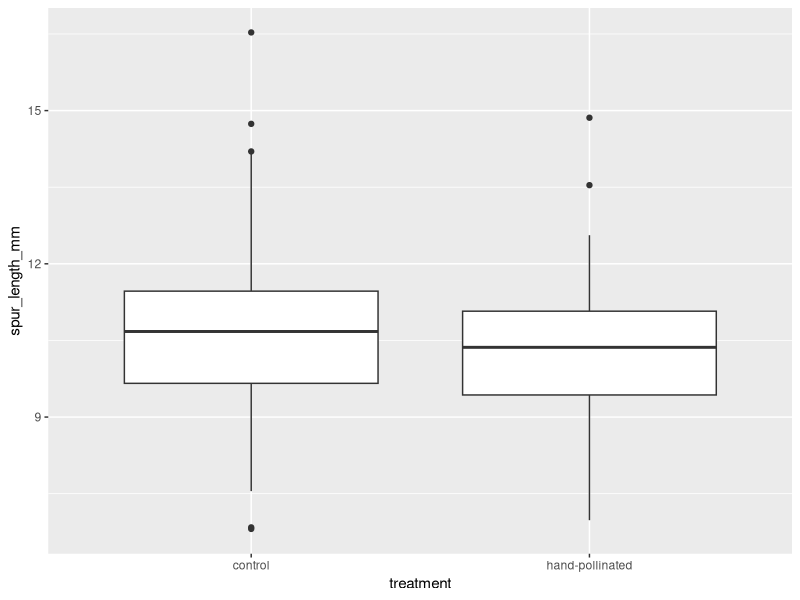
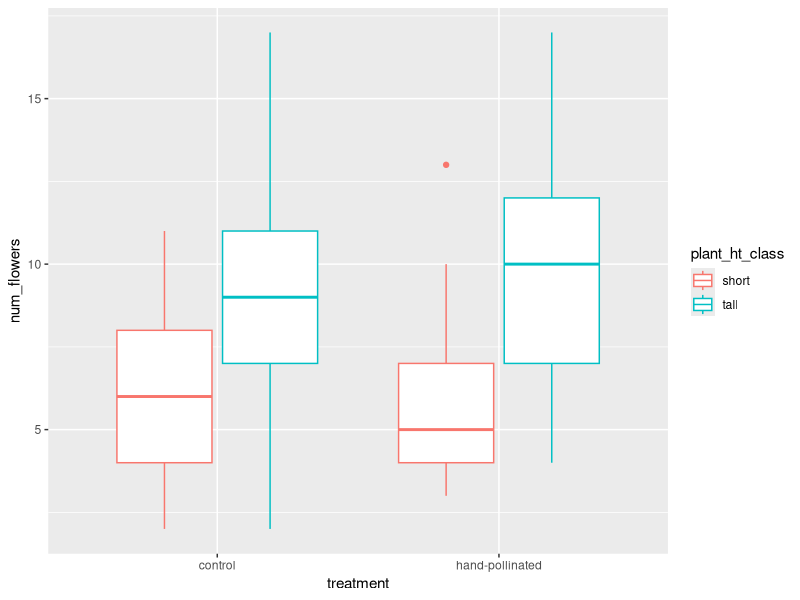

Source code (R) for these figures, in order:
## ---- chunk 1
rm(list=ls())
library(tidyverse)
library(here)
library(ggfortify)
## ---- chunk 2
plants <- read.csv(here("Data/A_morio_2014_plants.csv"))
glimpse(plants)
## ---- chunk 3
ggplot(plants, aes(x = treatment, y = spur_length_mm,)) +
  geom_boxplot()
## ---- chunk 4
t.test(spur_length_mm ~ treatment, data = plants)
## ---- chunk 5
ggplot(plants, aes(x = treatment, y = num_flowers, colour = plant_ht_class)) + geom_boxplot()
